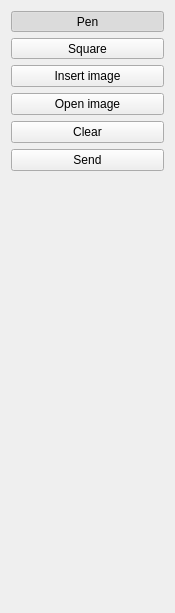
     <widget class="QWidget" native="1" name="widget" >
      <property name="maximumSize" >
       <size>
        <width>175</width>
        <height>16777215</height>
       </size>
      </property>
      <layout class="QGridLayout" name="gridLayout" >
       <item row="0" column="0" >
        <widget class="QToolButton" name="pen" >
         <property name="sizePolicy" >
          <sizepolicy vsizetype="Fixed" hsizetype="Expanding" >
           <horstretch>0</horstretch>
           <verstretch>0</verstretch>
          </sizepolicy>
         </property>
         <property name="text" >
          <string>Pen</string>
         </property>
         <property name="checkable" >
          <bool>true</bool>
         </property>
         <property name="checked" >
          <bool>true</bool>
         </property>
         <property name="autoExclusive" >
          <bool>true</bool>
         </property>
        </widget>
       </item>
       <item row="1" column="0" >
        <widget class="QToolButton" name="square" >
         <property name="sizePolicy" >
          <sizepolicy vsizetype="Fixed" hsizetype="Expanding" >
           <horstretch>0</horstretch>
           <verstretch>0</verstretch>
          </sizepolicy>
         </property>
         <property name="text" >
          <string>Square</string>
         </property>
         <property name="checkable" >
          <bool>true</bool>
         </property>
         <property name="autoExclusive" >
          <bool>true</bool>
         </property>
        </widget>
       </item>
       <item row="6" column="0" >
        <spacer name="verticalSpacer" >
         <property name="orientation" >
          <enum>Qt::Vertical</enum>
         </property>
         <property name="sizeHint" stdset="0" >
          <size>
           <width>20</width>
           <height>431</height>
          </size>
         </property>
        </spacer>
       </item>
       <item row="5" column="0" >
        <widget class="QPushButton" name="sendButton" >
         <property name="text" >
          <string>Send</string>
         </property>
        </widget>
       </item>
       <item row="4" column="0" >
        <widget class="QPushButton" name="clearButton" >
         <property name="text" >
          <string>Clear</string>
         </property>
        </widget>
       </item>
       <item row="2" column="0" >
        <widget class="QPushButton" name="insertImage" >
         <property name="text" >
          <string>Insert image</string>
         </property>
         <property name="checkable" >
          <bool>true</bool>
         </property>
         <property name="autoExclusive" >
          <bool>true</bool>
         </property>
        </widget>
       </item>
       <item row="3" column="0" >
        <widget class="QPushButton" name="openImage" >
         <property name="text" >
          <string>Open image</string>
         </property>
        </widget>
       </item>
      </layout>
     </widget>
